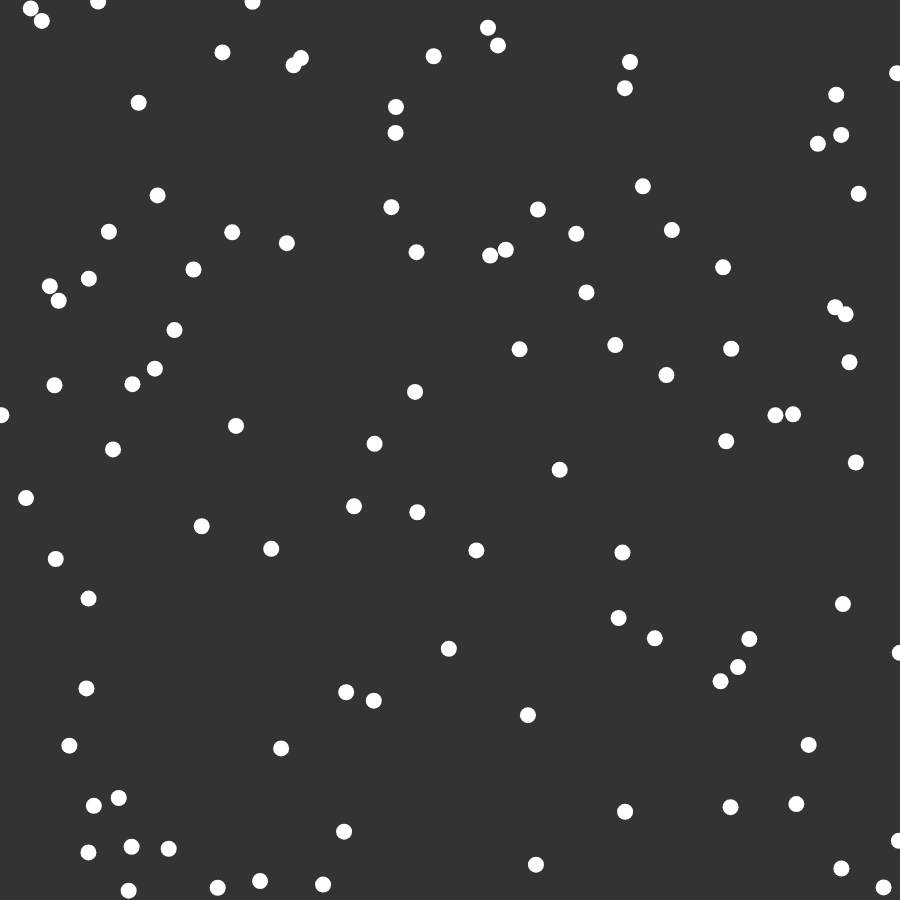
Frame 1 (no input)
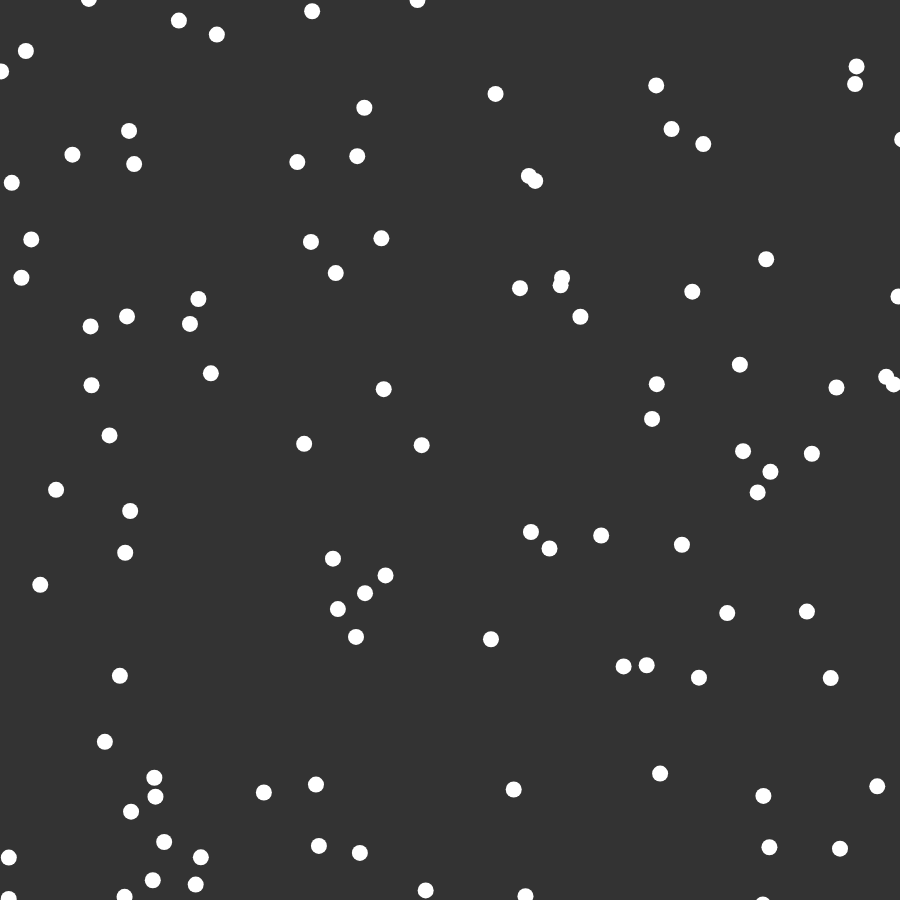
Frame 60 (no input)
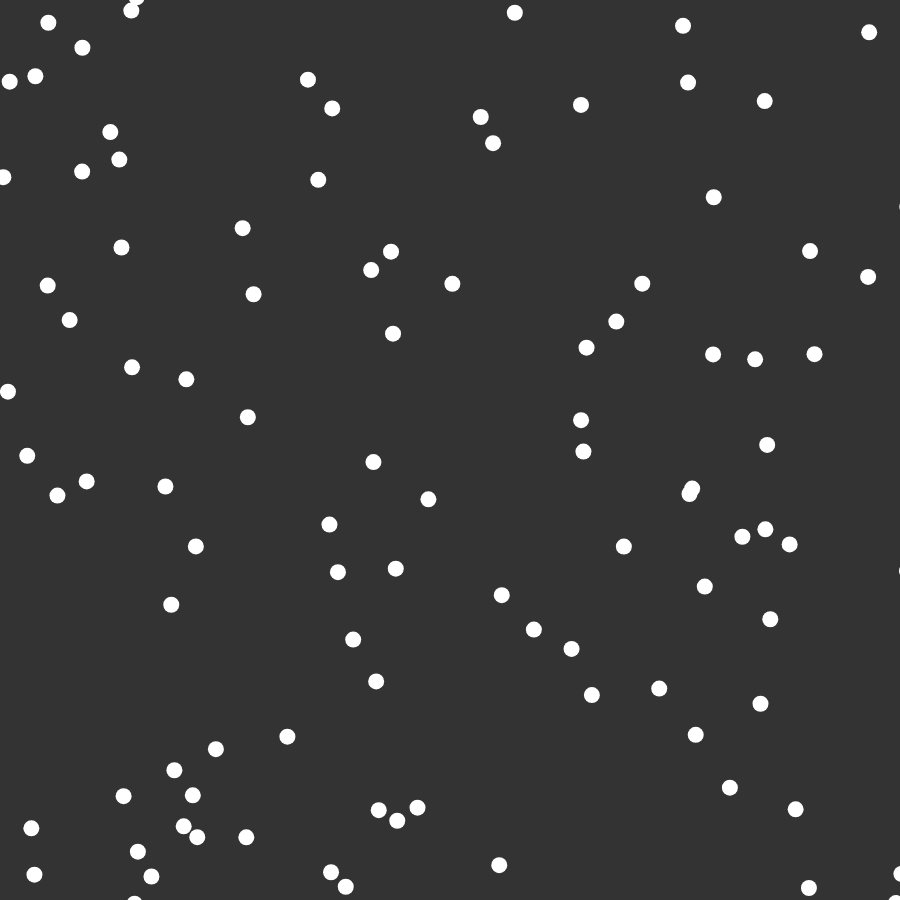
Frame 120 (the mouse pressed at the canvas centre since frame 60)

The p5.js sketch that drew these frames (run headless with seeded random() and noise() and a simulated clock; from frame 60 on, the mouse is pressed at the canvas centre):

// p5.js sketch
// ── sketch.js
const flock = [];
function setup() {
  createCanvas(900, 900);
 
  for (let i = 0; i < 100; i++) {
    flock.push(new Boid());
  }
}


function draw() {
  background(51);
  for(let boid of flock) {
    boid.show();
    boid.update();
  }
}

// ── boid.js
class Boid {
    constructor() {
        this.position = createVector(random(width), random(height));
        this.velocity = p5.Vector.random2D();
        this.velocity.setMag(random(0.5, 1.5));
        this.acceleration = createVector();
        this.alignRadius = random(10, 100);
    }

    align(boids, showRadius) {
        let average = createVector();
        let count = 0;
        for (let other of boids) {
            if (other != this && this.position.dist(other.position) < this.alignRadius) {
                if (showRadius) {
                    strokeWeight(3);
                    stroke(100, 0, 0);
                    noFill();
                    circle(this.position.x, this.position.y, this.alignRadius);
                }

                average.add(other.velocity);
                count++;
            }


        }
        if (count > 0) {
            average.div(count);
            average.sub(this.velocity)
        }
        return average;
    }
    flock(boids, showAlignRadius) {
        let alignment = this.align(boids, showAlignRadius);
        this.acceleration = alignment;
    }

    update() {
        this.position.add(this.velocity);
        this.velocity.add(this.acceleration);
        // this.acceleration.mult(0.9);
        if (this.position.x > width + 8) this.position.x = -7;
        if (this.position.x < -8) this.position.x = width + 7;
        if (this.position.y > height + 8) this.position.y = -7;
        if (this.position.y < -8) this.position.y = height + 7;
    }


    show() {
        strokeWeight(16);
        stroke(255);
        point(this.position.x, this.position.y);
    }
}
